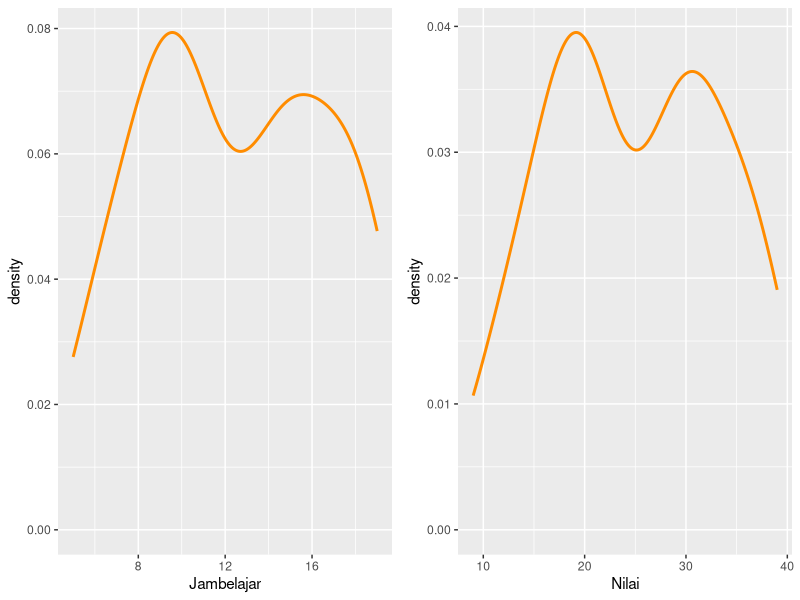
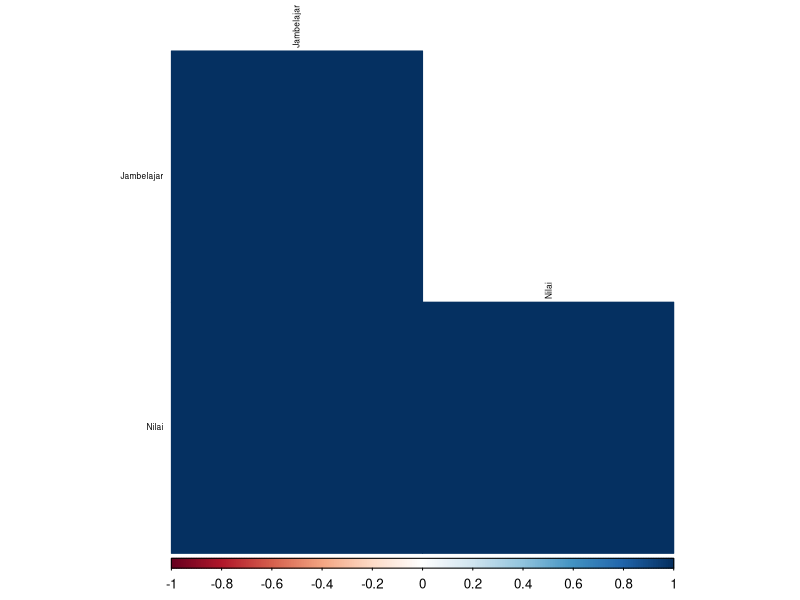
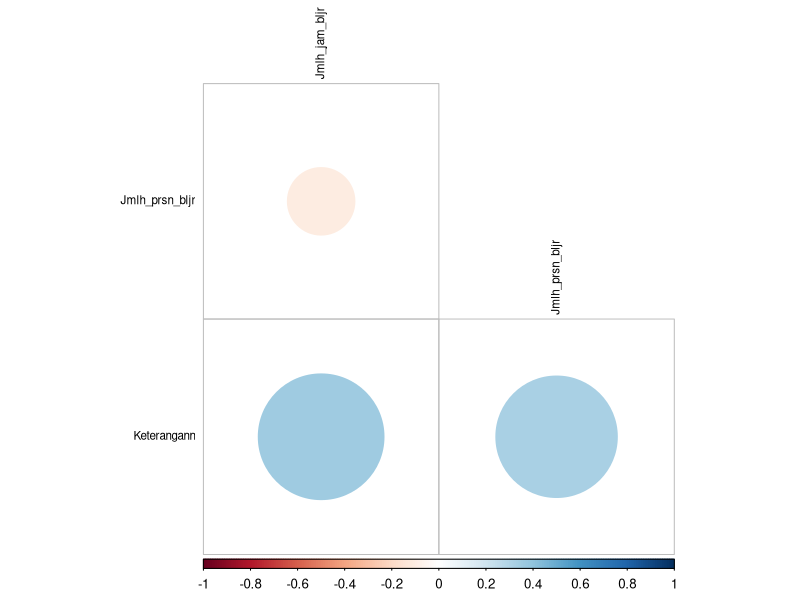

Reproduce these figures in R, in order. (Note: this script raises an error after producing the figures.)
## ---- chunk 1
Jambelajar= round(runif(50, min = 5, max = 20))
Nilai = round(Jambelajar*2+rnorm(50, mean = 0, sd = 1))
data_Regsed = data.frame(Jambelajar, Nilai)

str(data_Regsed)
## ---- chunk 2
set.seed(123)
Jmlh_jam_bljr = round(runif(100, min = 10, max = 40))
Jmlh_prsn_bljr = round(runif(100, min = 5, max = 20))
prob_lulus = plogis(-5 + 0.1 * Jmlh_jam_bljr + 0.2 * Jmlh_prsn_bljr)
Keterangann = ifelse(runif(100) < prob_lulus, "lulus", "tidak lulus")
# Data set
data_reglog =data.frame(Jmlh_jam_bljr, Jmlh_prsn_bljr, Keterangann)
data_reglog$Keterangann = ifelse(data_reglog$Keterangann == "lulus", 1, 0)
str(data_reglog)
## ---- chunk 3
library(readxl)
library(readr)
library(stats)
library(tidyverse)
library(dplyr)
library(car)
library(lmtest)
library(MASS)
library(ggplot2)
library(corrplot)
library(lmtest)
library(broom)
library(MLmetrics)
library(cowplot)
library(corrplot)
library(lattice)
## ---- chunk 4
plots = lapply(names(data_Regsed), function(var_x){
  p <- 
    ggplot(data_Regsed)+
    aes_string(var_x)+
    geom_density(lwd = 1, color = "darkorange")
})

plot_grid(plotlist = plots)
## ---- chunk 5
# Menghitung korelasi antar kolom
cor_matrix = round(cor(data_Regsed),2)
cor_matrix
## ---- chunk 6
# Membuat plot antar korelasi
corrplot(cor_matrix,
         type = "lower",
         method = "color",
         tl.cex = 0.5,
         tl.col = "black",
)
## ---- chunk 7
corrplot(cor(data_reglog), method = "circle", type = "lower", number.cex = 0.5, tl.cex = 0.7, tl.col = "black", diag = FALSE)
## ---- chunk 8
knitr::include_graphics("C:/Users/Administrator/Downloads/WhatsApp Image 2024-03-20 at 05.23.10.jpeg")
## ---- chunk 9
knitr::include_graphics("C:/Users/Administrator/Downloads/roc plot.png")
